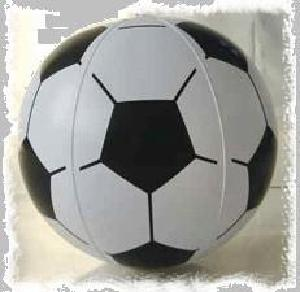
#> input picture SIFT_FEATURES/images/train/Soccer_Ball/image_0011.jpg, 300 x 292 px; its folder holds only this picture in this run
$ python 'SIFT features.py'
#> lines starting #> are read from the running program, lines starting #| are printed output that depends on the picture
__author__ = 'Rajkumar Pillai'

import  matplotlib.pyplot as plt
import cv2
import pathlib
import numpy as np
from sklearn.cluster import KMeans

"""
file: q1.py
CSCI-631:  COMPUTER VISION
Author: Rajkumar Lenin Pillai

Description: This program generates SIFT features of train images and Histogram of one image of category using bag of words model
"""

def file_reader(path):
    '''
    This function is used to read the  training images in the given directory
    :param path: The path of folder which contains the train  images folder
    :return:list_Of_image_files_and_word    ## Dictionary used to store images of that corresponding category
           :No_of_image_files               ## Initializing no of image files
    '''

    # define the path
    currentDirectory = pathlib.Path(path)

    No_of_image_files=0             ## Initializing no of image files
    list_Of_image_files_and_word={} ## Dictionary used to store images of that corresponding category

    ## To iterate inside the train  folder
    for currentFile in currentDirectory.iterdir():
        path_name=str(currentFile)  ## To store the name of a category
        category=path_name.split('\\')[-1]

        currentdir=pathlib.Path(currentFile)

        # define the pattern
        currentPattern = "*.jpg"

        list_Of_image_files_and_word[category]=[]

        ## To iterate inside a particular category of image
        for files in currentdir.glob(currentPattern):
            image=cv2.imread(str(files),0)       ## Reading the image files that belong to a category
            No_of_image_files=No_of_image_files+1
            list_Of_image_files_and_word[category].append(image) ## Storing the image file corresponding to the category

    return list_Of_image_files_and_word,No_of_image_files

def SIFT_features_calculation(image):
    '''
    This function computes the SIFT features of the image provided
    :param image: The input image of which SIFT feature is to be computed
    :return: kp: keypoints
             des: Descriptors
    '''


    sift = cv2.xfeatures2d.SIFT_create()           ## Creating the SIFT object in cv2
    kp, des = sift.detectAndCompute(image, None)   ## Calling the SIFT feature detection function
    return kp, des


def train_model(training_path,cluster_size):

    '''
    This function is used to train the model using K-means
    :param training_path: The paht whcih contains the images for training
    :param cluster_size:  The no of clusters to be used
    :return: kmeans_model: The model which is trained on training data images
             cluster_size:
    '''

    print("Computing SIFT features of Images")
    ## Getting the dictionary of image for each category and total no of files
    list_Of_image_files_and_category, No_of_image_files=file_reader(training_path)

    descriptor_list=[]  ## To store descriptors for each image


    ## Iterating through every image of every category
    for category, images in list_Of_image_files_and_category.items():

        Image_belonging_to_category_visited=False        ## A flag used to show SIFT features of image in each category

        for image in images:
            kp, des = SIFT_features_calculation(image)   ## Calling SIFT function to get the keypoints and descriptors of image
            img = cv2.drawKeypoints(image, kp,None)      ## Drwaing the keypoints on image
            if Image_belonging_to_category_visited is False:  ## If none of image in this category are shown

                ## To show SIFT features of one image of each category
                Title="SIFT features of " + category + " category"
                plt.title(Title)
                plt.imshow(img)
                #plt.savefig(Title+".jpg")
                plt.show()
            Image_belonging_to_category_visited=True

            descriptor_list.append(des)              ## Storing the descriptors in a list

    ## To make the descriptor stack for all training images
    descriptor_stack=np.array(descriptor_list[0])
    secondlist=descriptor_list[1:]
    for items in secondlist:
        descriptor_stack=np.concatenate((descriptor_stack,items))

    ## Buidling the model using Kmeans
    print("Training using K-means")
    kmeans_obj= KMeans(n_clusters=cluster_size)
    kmeans_model = kmeans_obj.fit(descriptor_stack)

    return kmeans_model,cluster_size


def model_evaluation(path,kmeans_model,cluster_size):
    '''
    This function evalutes the model on the  images
    :param path: Th folder where  images are present
    :param kmeans_model: The trained k-means model
    :param cluster_size:  The size of the cluster
    :return:
    '''

    print("Plotting Histograms")
    ## Getting the dictionary of image for each category and total no of files
    list_Of_image_files_and_category, No_of_image_files = file_reader(path)

    ## Iterating through every image of every category
    for category, images in list_Of_image_files_and_category.items():

        Image_belonging_to_category_visited = False                 ## A flag used to show histogram of image in each category
        descriptor_list = []                           ## To store descriptors for each image

        for image in images:
            if Image_belonging_to_category_visited is False:
                kp, des = SIFT_features_calculation(image) ## Calling SIFT function to get the keypoints and descriptors of image
                descriptor_list.append(des)                ## Storing the descriptors in a list
                plot_histogram_of_images(descriptor_list,kmeans_model,category,cluster_size)  ##Calling function to plot histogram
                Image_belonging_to_category_visited = True


def plot_histogram_of_images(descriptor_list,kmeans_model,category,cluster_size):
    '''
    This function uses the model to predict  and plots the histogram of images
    :param descriptor_list:  To store descriptors for each image
    :param kmeans_model: The trained k-means model
    :param category: The name of the category
    :param cluster_size: The size of cluster
    :return:
    '''

    ## To make the descriptor stack for all testing images
    descriptor_stack = np.array(descriptor_list[0])
    secondlist = descriptor_list[1:]
    for items in secondlist:
        descriptor_stack = np.concatenate((descriptor_stack, items))

    ## Prediction using trained model
    hist = kmeans_model.predict(descriptor_stack)

    ## Plotting the histogram
    Title="Histogram of "+category+" category"
    plt.title(Title)
    plt.xticks(range(cluster_size))
    plt.ylabel("Frequency")
    plt.hist(hist)
    #plt.savefig(Title+".jpg")
    plt.show()


def main():
    '''
    The main function
    :return:
    '''

    training_path="images/train/" ## Path where training images are stored
    #testing_path="images/test/"   ## Path where testing images are stored
    cluster_size=100              ## Declaring cluster size

    kmeans_value,cluster_size=train_model(training_path,cluster_size) ## Calling the train function
#> in file_reader, `image=cv2.imread(str(files),0)`:
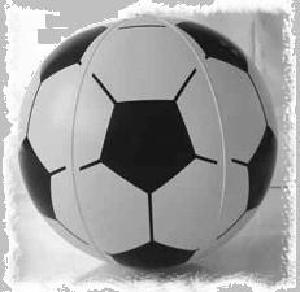
#> image: shape (292, 300); min 0, max 255, mean 160.2
#> pass 2 of the loop in file_reader, `for currentFile in currentDirectory.iterdir():`:
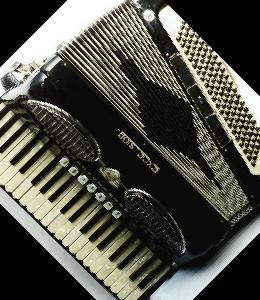
#> input picture SIFT_FEATURES/images/train/accordion/image_0001.jpg, 260 x 300 px
#> in file_reader, `image=cv2.imread(str(files),0)`:
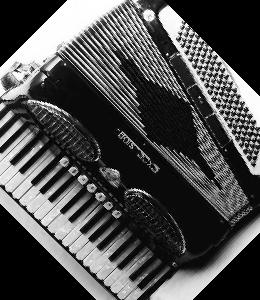
#> image: shape (300, 260); min 0, max 255, mean 77.7
#> the loop in train_model, `for category, images in list_Of_image_files_and_category.items(): ` made 2 passes
#> pass 1, in train_model, `plt.show()`:
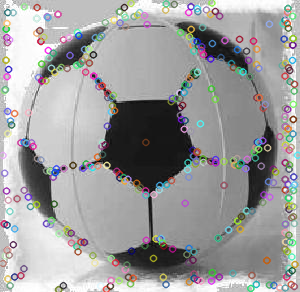
#> shown: shape (292, 300, 3); mean R, G, B 157.2, 156.8, 157
#> pass 2, in train_model, `plt.show()`:
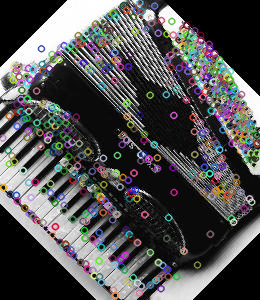
#> shown: shape (300, 260, 3); mean R, G, B 81.2, 80.7, 81.3
#> cluster_size = 100
    model_evaluation(training_path,kmeans_value,cluster_size)          ## Calling evaluation function
#> pass 2 of the loop in file_reader, `for currentFile in currentDirectory.iterdir():`:
#> the loop in model_evaluation, `for category, images in list_Of_image_files_and_category.items(): ` made 2 passes
#> pass 1, in plot_histogram_of_images, `plt.show()`:
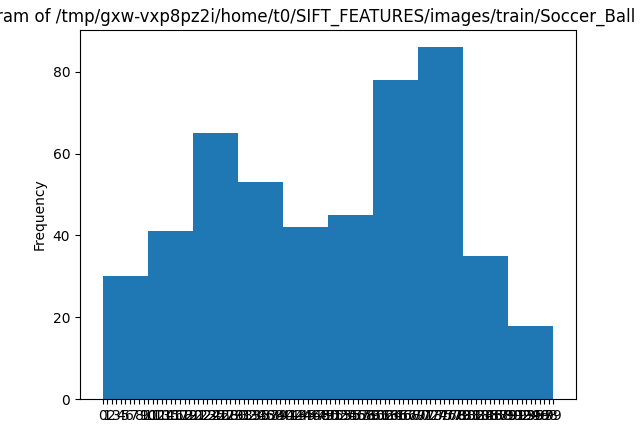
#> figure drawn by matplotlib, 1 panel; tallest bar 86 high, from x = 69.3 to 79.2
#> pass 2, in plot_histogram_of_images (call 2), `plt.show()`:
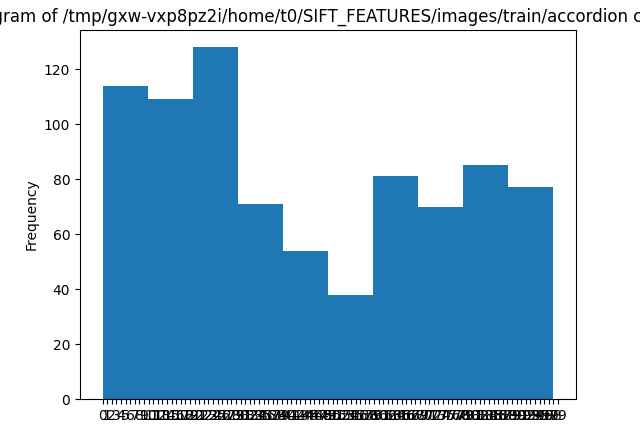
#> figure drawn by matplotlib, 1 panel; tallest bar 128 high, from x = 19.6 to 29.4
#> after the loop in model_evaluation, `for category, images in list_Of_image_files_and_category.items():`: kp = 827 keypoints; strongest (x, y, size): (246, 119, 1.9), (171, 21, 14.9), (186, 25, 2.4), (214, 53, 3)


if __name__ == '__main__':
    main()
